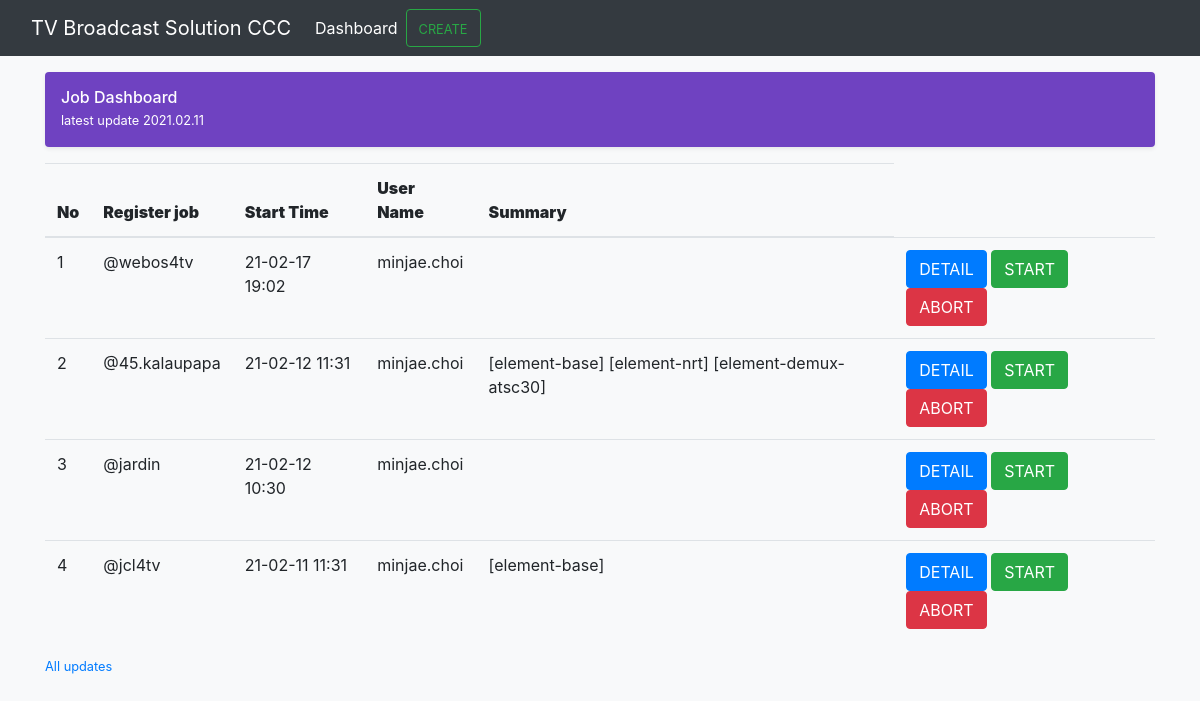
Page /CCC/ on the earlier database version.
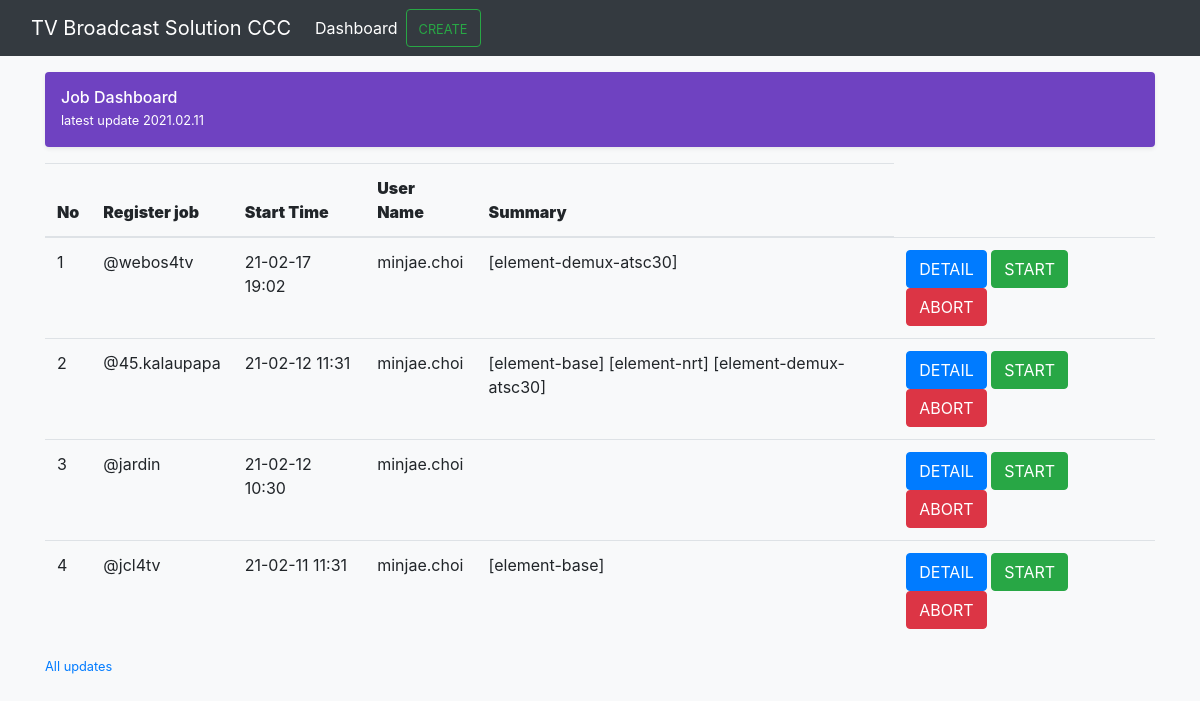
Same page on the later database version.
### CCC/models.py (models this page shows, shortened)
class Job(models.Model):
    build_start_time = models.DateTimeField('build start time', default=default_start_time, blank=True)
    branch = models.CharField(max_length=100)

class Module(models.Model):
    job = models.ForeignKey(Job, on_delete=models.CASCADE)
    name = models.CharField(max_length=100)
    tag = models.CharField(max_length=100)
    hash_value = models.CharField(max_length=100)
    def __str__(self):
        return '{}_{}_{}'.format(self.name, self.tag, self.hash_value)

### CCC/views.py (the view)
# urls.py: path('', views.MainView, name='main'),
def MainView(request):
    if request.method == 'GET':
        latest_job_list = Job.objects.all().order_by('-build_start_time')[:15]
        form = JobForm(request.GET)
        context = {
            'latest_job_list': latest_job_list,
            'username': "minjae.choi",
            'form': form
        }
        return render(request, 'main.html', context)
    else:
        form = JobForm(request.POST)
        return HttpResponseRedirect(reverse('CCC:create'))

### CCC/templates/main.html (shortened to what this page needs)
{% extends "base.html" %}
{% load static %}
{% block content %}
<head>
  <link rel="stylesheet" href="{% static 'offcanvas.css' %}">
</head>
<body class="bg-light">
<nav class="navbar navbar-expand-lg fixed-top navbar-dark bg-dark" aria-label="Main navigation">
  <div class="container-fluid">
    <a class="navbar-brand" href="#">TV Broadcast Solution CCC</a>
    <div class="navbar-collapse offcanvas-collapse" id="navbarsExampleDefault">
      <ul class="navbar-nav me-auto mb-2 mb-lg-0">
        <li class="nav-item">
          <a class="nav-link active" aria-current="page" href="#">Dashboard</a>
        </li>
      </ul>
      <a href="" class="btn btn-outline-success" data-toggle="modal" data-target="#createModal">
        <small>CREATE</small>
      </a>
    </div>
    </div>
</nav>
<main class="container">
  <div class="d-flex align-items-center p-3 my-3 text-white bg-purple rounded shadow-sm">
    <div class="lh-1">
      <h1 class="h6 mb-0 text-white lh-1">Job Dashboard</h1>
      <small>latest update 2021.02.11</small>
    </div>
  </div>
  {% if latest_job_list %}
  <table class="table">
      <thead>
          <tr>
              <th scope="col"><b> No </b></th>
              <th scope="col"><b> Register job</b></th>
              <th scope="col"><b> Start Time</b></th>
              <th scope="col"><b> User Name</b></th>
              <th scope="col"><b> Summary </b></th>
          </tr>
      </thead>
      <tbody>
          {% for job in latest_job_list %}
          <tr>
              <td>{{ forloop.counter }}</td>
              <td>{{ job.branch }}</td>
              <td>{{ job.build_start_time | date:'y-m-d H:i' }}</td>
              <td>{{ username }}</td>
              <td>
              {% for module in job.module_set.all|slice:":5" %}
                [{{ module.name }}]
              {% endfor %}
              </td>
              <td>
                <a href="#" class="btn btn-primary" data-toggle="modal" data-target="#detailModal"
                  data-job_branch="{{ job.branch }}"
                  data-job_time="{{ job.build_start_time | date:'y-m-d H:i' }}"
                  data-job_modules=
                    "{% for module in job.module_set.all %}{{module}} {% endfor %}">
                  DETAIL
                </a>
                <a href="{% url 'CCC:start' job.id %}"
                    onclick="return confirm('정말 시작?')"
                    class="btn btn-success">
                    START
                </a>
                <a href="{% url 'CCC:abort' job.id %}"
                    onclick="return confirm('정말 삭제?')"
                    class="btn btn-danger">
                    ABORT
                </a>
              </td>
          </tr>
          {% endfor %}
      </tbody>
    </table>
  {% endif %}
    <small class="d-block text-end mt-3">
      <a href="#">All updates</a>
    </small>
</main>
</body>
{% endblock content %}

Differences in the rows shown:
added Module: name "element-demux-atsc30", shown under Job "@webos4tv"
